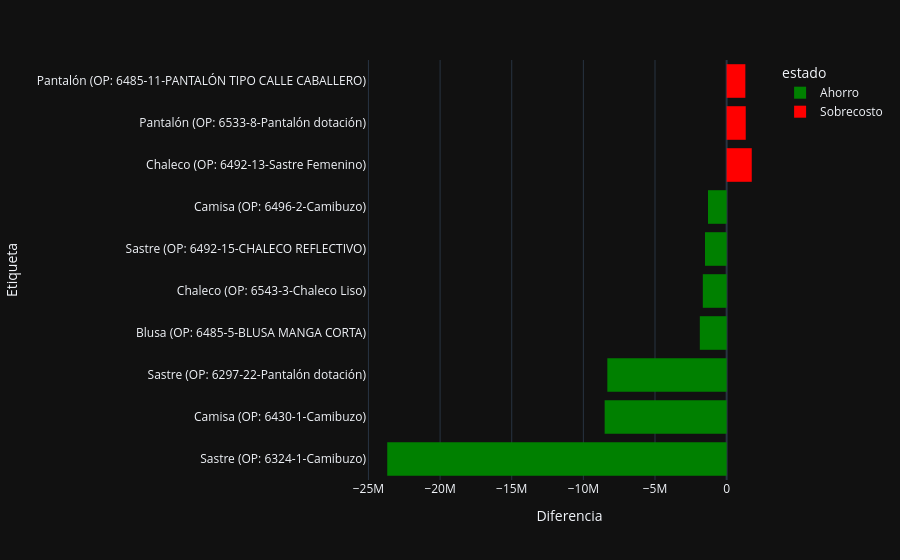

Source (notebook cell):
### Markdown cell above
### Confección

### Code cell
# Solo creamos la columna de estado para el color del gráfico
df_costos['estado'] = df_costos['Diferencia'].apply(
    lambda x: 'Ahorro' if x < 0 else 'Sobrecosto'
)

df_confeccion = df_costos[df_costos['Proceso Producción'] == 'Confección'].copy()

# Sumamos la diferencia por OP para que solo exista una barra por etiqueta
df_consolidado = df_confeccion.groupby(['Categoría', 'OP Det', 'estado']).agg({
    'Diferencia': 'median'
}).reset_index()

# Ahora sí calculamos el impacto absoluto sobre el total de la OP
df_consolidado['abs_impacto'] = df_consolidado['Diferencia'].abs()

# Top 10 de las OPs con mayor impacto real
top_impacto = df_consolidado.sort_values(by='abs_impacto', ascending=False).head(10)

top_impacto['Etiqueta'] = top_impacto['Categoría'] + " (OP: " + top_impacto['OP Det'].astype(str) + ")"

fig = px.bar(
    top_impacto,
    x='Diferencia',
    y='Etiqueta',
    orientation='h',
    color='estado',
    color_discrete_map={'Ahorro': 'green', 'Sobrecosto': 'red'},
    template='plotly_dark'
)

# Esto elimina las líneas negras que dividen los segmentos dentro de la barra
fig.update_traces(marker_line_width=0) 

fig.show()

### Figure 1 — Plotly figure (JSON) as saved in the notebook; plotly's stock layout.template omitted (floating-point values rounded to 4 significant figures)
{"data": [{"hovertemplate": "estado=Ahorro<br>Diferencia=%{x}<br>Etiqueta=%{y}<extra></extra>", "legendgroup": "Ahorro", "marker": {"color": "green", "line": {"width": 0}, "pattern": {"shape": ""}}, "name": "Ahorro", "orientation": "h", "showlegend": true, "textposition": "auto", "type": "bar", "x": [-23690000.0, -8515000.0, -8328000.0, -1872000.0, -1663000.0, -1511000.0, -1300000.0], "xaxis": "x", "y": ["Sastre (OP: 6324-1-Camibuzo)", "Camisa (OP: 6430-1-Camibuzo)", "Sastre (OP: 6297-22-Pantalón dotación)", "Blusa (OP: 6485-5-BLUSA MANGA CORTA)", "Chaleco (OP: 6543-3-Chaleco Liso)", "Sastre (OP: 6492-15-CHALECO REFLECTIVO)", "Camisa (OP: 6496-2-Camibuzo)"], "yaxis": "y"}, {"hovertemplate": "estado=Sobrecosto<br>Diferencia=%{x}<br>Etiqueta=%{y}<extra></extra>", "legendgroup": "Sobrecosto", "marker": {"color": "red", "line": {"width": 0}, "pattern": {"shape": ""}}, "name": "Sobrecosto", "orientation": "h", "showlegend": true, "textposition": "auto", "type": "bar", "x": [1752000.0, 1332000.0, 1305000.0], "xaxis": "x", "y": ["Chaleco (OP: 6492-13-Sastre Femenino)", "Pantalón (OP: 6533-8-Pantalón dotación)", "Pantalón (OP: 6485-11-PANTALÓN TIPO CALLE CABALLERO)"], "yaxis": "y"}], "layout": {"barmode": "relative", "legend": {"title": {"text": "estado"}, "tracegroupgap": 0}, "margin": {"t": 60}, "xaxis": {"anchor": "y", "domain": [0, 1], "title": {"text": "Diferencia"}}, "yaxis": {"anchor": "x", "domain": [0, 1], "title": {"text": "Etiqueta"}}}}
